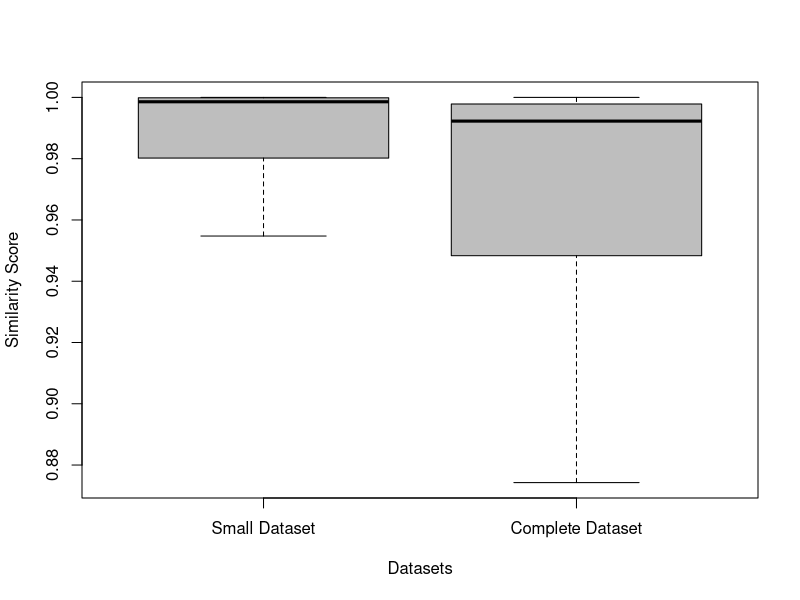

This chart was generated by the following R code: (Note: this script raises an error after producing the figure.)
## ---- chunk 1
knitr::opts_chunk$set(echo = TRUE)
knitr::opts_chunk$set(fig.width=5, fig.height=5, fig.path='./figures/', dev=c('png', 'pdf'))
setwd(".")
library(sqldf)
## ---- chunk 2
library(xtable)
## ---- chunk 3
#full_ds <- read.csv("sample_final_ds.csv", head=T, sep=',')
full_ds <- read.csv("sample_final_ds_before_VT_check.csv", head=T, sep=',')
small_ds <- read.csv("samples_DL_final_ds.csv", head=T, sep=',')


colnames(full_ds)
nrow(full_ds)

full_ds <- sqldf("select * from full_ds where benign = 'True' and similarity <> '0'")

full_ds$similarity = as.numeric(as.character(full_ds$similarity))

write.csv(full_ds, "sample_final_ds_after_VT_check.csv", quote = F, row.names = F)

nrow(full_ds)

# "sha256"      "family"      "malware"     "apidetected" "similarity"
## ---- chunk 4
sqldf("select malware, count(*) from full_ds group by malware")
## ---- chunk 5
sqldf("select apidetected, count(*) from full_ds group by apidetected")

sqldf("select malware, apidetected, count(*) 
       from full_ds 
       group by malware, apidetected")
## ---- chunk 6
sqldf("select malware, apidetected, count(*) 
       from small_ds 
       group by malware, apidetected")


rp <- sqldf("select count(*) from small_ds where malware = 'True'")

tp <- sqldf("select * from small_ds where malware = 'True' and apidetected = 'True'" )

fp <- sqldf("select * from small_ds where malware = 'False' and apidetected = 'True'" )

fn <- sqldf("select * from small_ds where malware = 'True' and apidetected = 'False'" )


precision = nrow(tp) / (nrow(tp) + nrow(fp))

recall = nrow(tp) / (nrow(tp) + nrow(fn))

fscore = 2 * (precision*recall) / (precision + recall)

precision
recall
fscore

sqldf("select count(*) from small_ds where family = 'None'")

families <- sqldf("select family, count(*) as Total 
                   from small_ds where family != 'None'
                   group by family 
                  order by 2 desc")

sqldf("select family, total*100.0/69.0
       from families 
       order by 2 desc")

sqldf("select malware, apidetected, count(*) 
       from small_ds 
       group by malware, apidetected")
## ---- chunk 7

tp <- sqldf("select * from full_ds where malware = 'True' and apidetected = 'True'" )

fp <- sqldf("select * from full_ds where malware = 'False' and apidetected = 'True'" )

fn <- sqldf("select * from full_ds where malware = 'True' and apidetected = 'False'" )

precision = nrow(tp) / (nrow(tp) + nrow(fp))

recall = nrow(tp) / (nrow(tp) + nrow(fn))

fscore = 2 * (precision*recall) / (precision + recall)


precision
recall
fscore

## ---- chunk 8
summary(small_ds$similarity)
sd(small_ds$similarity)

summary(full_ds$similarity)
sd(full_ds$similarity)

sqldf("select count(*) from full_ds where similarity = 0")

sqldf("select count(*) from full_ds where similarity < 0.25")
sqldf("select count(*)  from full_ds where similarity >= 0.25 and similarity < 0.5")
sqldf("select count(*)  from full_ds where similarity >= 0.5 and similarity < 0.75")
sqldf("select count(*)  from full_ds where similarity >= 0.75")
sqldf("select count(*)  from full_ds where similarity >= 0.90")

## ---- chunk 9
summary(small_ds$similarity)
summary(full_ds$similarity)

sd(small_ds$similarity)
sd(full_ds$similarity)


sds <- sqldf("select similarity, 'Small Dataset' as dataset from small_ds") 
cds <- sqldf("select similarity, 'Complete Dataset' as dataset from full_ds") 

ds <- rbind(sds, cds)

ds$dataset <- factor(ds$dataset , levels=c("Small Dataset", "Complete Dataset"))


boxplot(similarity~dataset, data = ds, xlab="Datasets", ylab="Similarity Score", col = c("gray"), outline=F)
## ---- chunk 10


#s1 <- sqldf("select ds.*, 'True' as h1 
#             from full_ds ds 
#             where (malware = 'True' and apidetected = 'True') or 
#                   (malware = 'False' and apidetected = 'False')")

s1 <- sqldf("select ds.*, 'True' as h1 
             from full_ds ds 
             where (malware = 'True' and apidetected = 'True')")

s2 <- sqldf("select ds.*, 'False' as h1 
             from full_ds ds
             where (malware = 'True' and apidetected = 'False') or 
                   (malware = 'False' and apidetected = 'True')")

ds <- rbind(s1, s2)


ds$h1 <- as.factor(ds$h1)

# cor.test(ds$h1, ds$similarity)

nrow(ds)

sqldf("select h1, count(*) from ds group by h1")

model <- glm(h1~similarity, data=ds, family = "binomial")

summary(model)
## ---- chunk 11
set.seed(123)

km.res <- kmeans(ds$similarity, 10)

print(km.res)

dd <- cbind(ds, cluster = km.res$cluster)

head(dd)

s1 <- sqldf("select cluster, count(*) as total from dd group by cluster")
s2 <- sqldf("select cluster, count(*) as hits from dd where h1 = 'True' group by cluster")

dd = merge(s1, s2)

dd["Percent"] = dd$hits * 100 / dd$total

dd 

## 1  0.0206422
## 2  0.4930103
## 3  0.9980512
## 4  0.9467957
## 5  0.9892665
## 6  0.8090455
## 7  0.7194053
## 8  0.9725808
## 9  0.9125622
## 10 0.8801738

cs = data.frame("cluster" = c(1,2,3,4,5, 6, 7, 8, 9, 10), 
                "averageSimilarity" = c(0.02, 0.49, 0.99, 0.94, 0.98,0.80,0.71,0.97, 0.91, 0.88))

cs = merge(dd, cs)

colnames(cs)

xtable(sqldf("select cluster, averageSimilarity, total, hits, percent 
              from cs 
              order by averageSimilarity"))


km.res <- kmeans(ds$similarity, 5)

print(km.res)

dd <- cbind(ds, cluster = km.res$cluster)

head(dd)

s1 <- sqldf("select cluster, count(*) as total from dd group by cluster")
s2 <- sqldf("select cluster, count(*) as hits from dd where h1 = 'True' group by cluster")

dd = merge(s1, s2)

dd["Percent"] = dd$hits * 100 / dd$total

dd 

## 1 0.0409438
## 2 0.9878021
## 3 0.7776560
## 4 0.5158275
## 5 0.8988103

cs = data.frame("cluster" = c(1,2,3,4,5), 
                "averageSimilarity" = c(0.04, 0.98, 0.77, 0.51, 0.89))

cs = merge(dd, cs)

colnames(cs)

xtable(sqldf("select cluster, averageSimilarity, total, hits, percent 
              from cs 
              order by averageSimilarity"))


## ---- chunk 12

tp <- sqldf("select * from full_ds where malware = 'True' and (apidetected = 'True' or paramdetected = 'True')" )

fp <- sqldf("select * from full_ds where malware = 'False' and (apidetected = 'True' or paramdetected = 'True')" )

fn <- sqldf("select * from full_ds where malware = 'True' and (apidetected = 'False' and paramdetected = 'False')" )

precisionWithParam = nrow(tp) / (nrow(tp) + nrow(fp))

recallWithParam = nrow(tp) / (nrow(tp) + nrow(fn))

fscoreWithParam = 2 * (precisionWithParam*recallWithParam) / (precisionWithParam + recallWithParam)

precisionWithParam
recallWithParam
fscoreWithParam
## ---- chunk 13

tp <- sqldf("select * from full_ds where malware = 'True' and (apidetected = 'True' or tracedetected = 'True')" )

fp <- sqldf("select * from full_ds where malware = 'False' and (apidetected = 'True' or tracedetected = 'True')" )

fn <- sqldf("select * from full_ds where malware = 'True' and (apidetected = 'False' and tracedetected = 'False')" )

precisionWithTrace = nrow(tp) / (nrow(tp) + nrow(fp))

recallWithTrace = nrow(tp) / (nrow(tp) + nrow(fn))

fscoreWithTrace = 2 * (precisionWithTrace*recallWithTrace) / (precisionWithTrace + recallWithTrace)

precisionWithTrace
recallWithTrace
fscoreWithTrace
## ---- chunk 14

tp <- sqldf("select * from full_ds where malware = 'True' and (apidetected = 'True' or tracedetected = 'True' or paramdetected = 'True')" )

fp <- sqldf("select * from full_ds where malware = 'False' and (apidetected = 'True' or tracedetected = 'True' or paramdetected = 'True')" )

fn <- sqldf("select * from full_ds where malware = 'True' and (apidetected = 'False' and tracedetected = 'False' and paramdetected = 'False')" )

precisionWithAll = nrow(tp) / (nrow(tp) + nrow(fp))

recallWithAll = nrow(tp) / (nrow(tp) + nrow(fn))

fscoreWithAll = 2 * (precisionWithAll*recallWithAll) / (precisionWithAll + recallWithAll)

precisionWithAll
recallWithAll
fscoreWithAll
## ---- chunk 15

tp <- sqldf("select * from full_ds where (malware = 'True' or qtdvendor = 1) and apidetected = 'True'")

fp <- sqldf("select * from full_ds where (malware = 'False' and qtdvendor = 0) and apidetected = 'True'")

fn <- sqldf("select * from full_ds where (malware = 'True' or qtdvendor = 1) and apidetected = 'False'" )

precision1V = nrow(tp) / (nrow(tp) + nrow(fp))

recall1V = nrow(tp) / (nrow(tp) + nrow(fn))

fscore1V = 2 * (precision1V*recall1V) / (precision1V + recall1V)

precision1V
recall1V
fscore1V
## ---- chunk 16

sqldf("select malware, apidetected, count(*) 
       from full_ds 
       where family = 'gappusin'
       group by malware, apidetected")

tp <- sqldf("select * from full_ds where malware = 'True' and apidetected = 'True' and family != 'gappusin'" )

fp <- sqldf("select * from full_ds where malware = 'False' and apidetected = 'True' and family != 'gappusin'" )

fn <- sqldf("select * from full_ds where malware = 'True' and apidetected = 'False' and family != 'gappusin'" )

precision = nrow(tp) / (nrow(tp) + nrow(fp))

recall = nrow(tp) / (nrow(tp) + nrow(fn))

fscore = 2 * (precision*recall) / (precision + recall)

precision
recall
fscore
## ---- chunk 17
# Gappusin family

gappusin <- sqldf("select * from full_ds where family =  'gappusin'")

summary(gappusin$similarity)
sd(gappusin$similarity)
hist(gappusin$similarity, main="", xlab="Similarity Score", ylab="Frequency", col = c("gray"))

## ---- chunk 18
sqldf("select family, count(*) 
       from full_ds 
       where malware = 'True' 
       group by family order by 2 desc")


sqldf("select malware, apidetected, count(*) 
       from full_ds 
       where family = 'gappusin'
       group by malware, apidetected")

sqldf("select count(distinct family) from full_ds")


sqldf("select count(*) from full_ds where family = 'None'")

families <- sqldf("select family, count(*) as Total 
                   from full_ds where family != 'None'
                   group by family 
                  order by 2 desc")

sqldf("select family, total*100.0/1395.0
       from families
       order by 2 desc")
